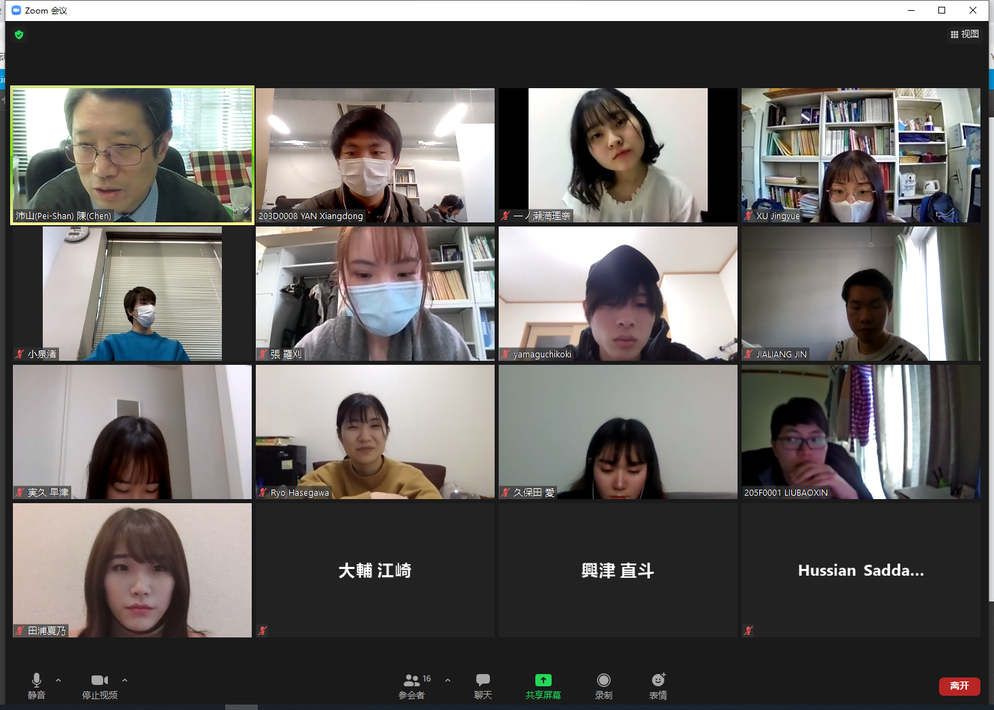
%> input picture Matlab/img1.png, 994 x 710 px, shrunk from 1465 x 1047 before the run
$ octave CalculationofSpecificweight.m   (GNU Octave 9; MATLAB toolbox functions it lacks are replaced by stand-ins)
%> lines starting %> are read from the running program, lines starting %| are printed output that depends on the picture
img1=imread('F:\Test for Bubble concrete\Matlab\img1.png');
%> img1 is the input picture: size 710x994x3 uint8; mean R, G, B 101.7, 98.6, 96.4
%imshow(img1);

 lighter = 2 *img1;
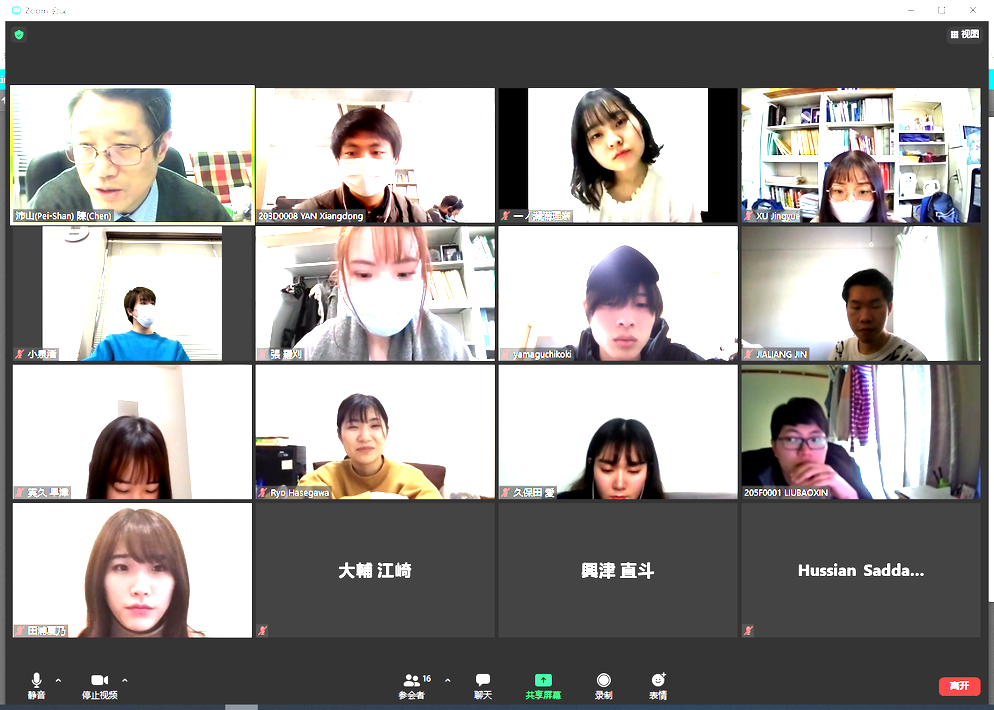
%> lighter: size 710x994x3 uint8; mean R, G, B 150.9, 147.3, 145.5

  % [9 lines of commented-out code are left out]

 black = rgb2gray(img1);  %缩放
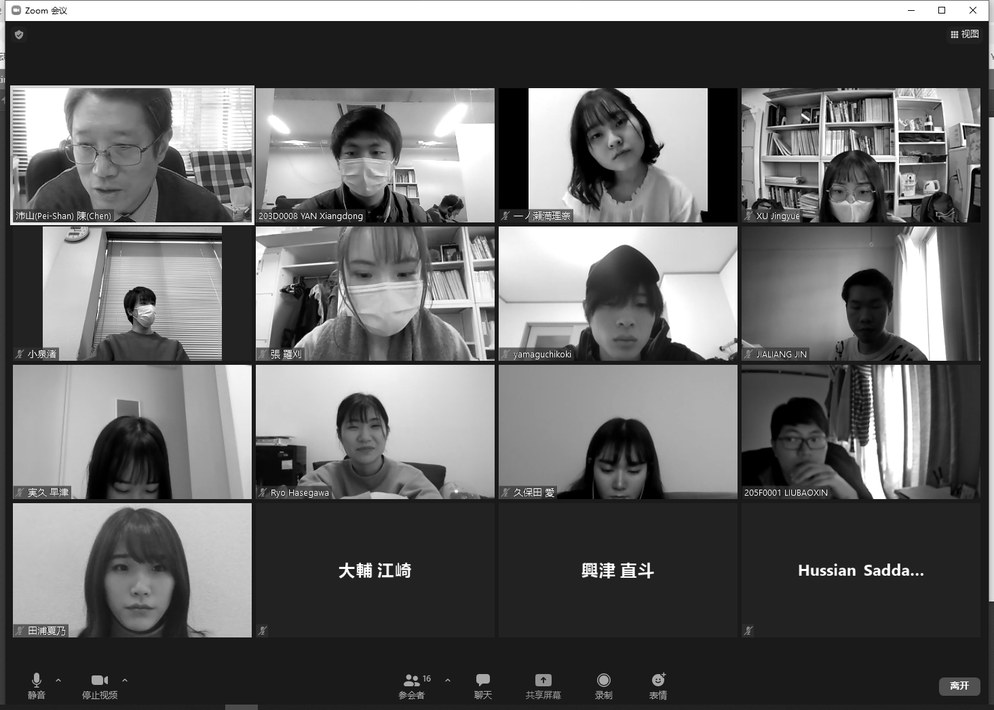
%> black: size 710x994 uint8; min 0, max 255, mean 99.3
 imshow(black); zoom on ;

% [4 lines of commented-out code are left out]
